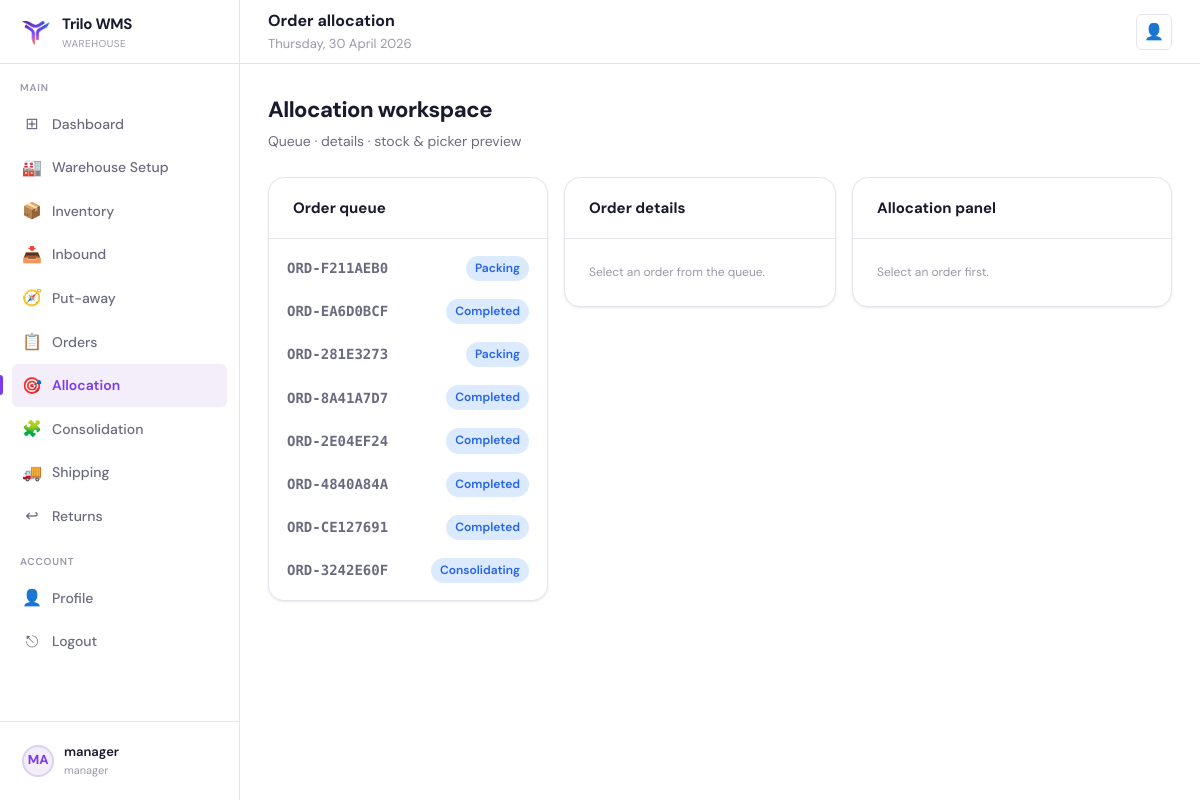
Screenshot of /allocation/ (signed in) with the database file from the repository.
### core/models.py (models this page shows, shortened)
class User(AbstractUser):
    class Role(models.TextChoices):
        ADMIN = "admin", "Admin"
        MANAGER = "manager", "Manager"
        PICKER = "picker", "Picker"
        PUTAWAY = "putaway", "Putaway"
        PACKER = "packer", "Packer"
    role = models.CharField(max_length=20, choices=Role.choices, default=Role.PICKER)
    employee_id = models.CharField(max_length=32, unique=True)
    warehouse = models.CharField(max_length=120, blank=True, null=True)
    assigned_warehouse = models.ForeignKey(
        "Warehouse",
        on_delete=models.SET_NULL,
        null=True,
        blank=True,
        related_name="workers",
    )

class Order(models.Model):
    class Status(models.TextChoices):
        PENDING = "pending", "Pending"
        ALLOCATED = "allocated", "Allocated"
        PICKING = "picking", "Picking"
        CONSOLIDATING = "consolidating", "Consolidating"
        PACKING = "packing", "Packing"
        SHIPPED = "shipped", "Shipped"
        COMPLETED = "completed", "Completed"
        CANCELLED = "cancelled", "Cancelled"
    class AllocationStatus(models.TextChoices):
        NOT_ALLOCATED = "not_allocated", "Not Allocated"
        PARTIALLY_ALLOCATED = "partially_allocated", "Partially Allocated"
        FULLY_ALLOCATED = "fully_allocated", "Fully Allocated"
    order_id = models.CharField(max_length=40, unique=True, db_index=True)
    customer_name = models.CharField(max_length=200)
    customer_phone = models.CharField(max_length=40, blank=True, default="")
    delivery_address = models.TextField(blank=True, default="")
    status = models.CharField(max_length=20, choices=Status.choices, default=Status.PENDING)
    allocation_status = models.CharField(
        max_length=30, choices=AllocationStatus.choices, default=AllocationStatus.NOT_ALLOCATED
    )
    on_hold = models.BooleanField(default=False)
    created_at = models.DateTimeField(auto_now_add=True)

### core/views.py (the view, shortened to what this page needs)
# urls.py: path("allocation/", views.allocation_page, name="allocation"),
@login_required
@role_required("admin", "manager")
def allocation_page(request):
    orders = Order.objects.annotate(items_count=Count("items")).order_by("-created_at")[:100]
    selected_id = request.GET.get("order_id")
    selected = None
    line_rows = []
    return render(
        request,
        "orders/allocation_page.html",
        {
            "orders": orders,
            "selected": selected,
            "line_rows": line_rows,
            "today_str": now_date_str(),
        },
    )

### core/utils.py (called while the page is built)
def now_date_str() -> str:
    return timezone.localdate().strftime("%A, %d %B %Y")

### core/templates/orders/allocation_page.html (shortened to what this page needs)
{% extends "base.html" %}
{% block header_title %}Order allocation{% endblock %}
{% block content %}
  <div class="page-header">
    <div class="page-title">Allocation workspace</div>
    <div class="page-subtitle">Queue · details · stock & picker preview</div>
  </div>
  <div style="display:grid; grid-template-columns: minmax(220px,280px) 1fr minmax(260px,320px); gap:16px; align-items:start">
    <div class="card">
      <div class="card-header"><div class="card-title">Order queue</div></div>
      <div class="card-body" style="padding:8px 0; max-height:70vh; overflow:auto">
        {% for o in orders %}
          <a href="/allocation/?order_id={{ o.id }}" class="nav-item {% if selected and selected.id == o.id %}active{% endif %}" style="border-radius:0; margin:0 8px">
            <span style="font-family:var(--mono); font-weight:700">{{ o.order_id }}</span>
            <span class="badge badge-info" style="margin-left:auto">{{ o.get_status_display }}</span>
          </a>
        {% empty %}
          <p class="muted" style="padding:12px">No orders.</p>
        {% endfor %}
      </div>
    </div>
    <div class="card">
      <div class="card-header"><div class="card-title">Order details</div></div>
      <div class="card-body">
        {% if selected %}
          <p><strong>{{ selected.order_id }}</strong> — {{ selected.customer_name }}</p>
          <p class="muted">{{ selected.delivery_address|truncatewords:30 }}</p>
          <p>
            <span class="badge badge-purple">{{ selected.get_allocation_status_display }}</span>
            {% if selected.on_hold %}<span class="badge badge-warning">On hold</span>{% endif %}
          </p>
          <table style="width:100%; margin-top:12px; border-collapse:collapse; font-size:13px">
            <thead>
              <tr style="border-bottom:1px solid var(--border)">
                <th style="text-align:left; padding:6px 0">SKU</th>
                <th style="text-align:right; padding:6px 0">Need</th>
                <th style="text-align:right; padding:6px 0">Avail</th>
              </tr>
            </thead>
            <tbody>
              {% for row in line_rows %}
                <tr style="border-bottom:1px solid var(--border)">
                  <td style="padding:8px 0; font-family:var(--mono)">{{ row.item.sku.sku_code }}</td>
                  <td style="text-align:right">{{ row.item.quantity }}</td>
                  <td style="text-align:right">
                    <span class="badge {% if row.ok %}badge-success{% else %}badge-danger{% endif %}">{{ row.available }}</span>
                  </td>
                </tr>
              {% endfor %}
            </tbody>
          </table>
        {% else %}
          <p class="muted">Select an order from the queue.</p>
        {% endif %}
      </div>
    </div>
    <div class="card">
      <div class="card-header"><div class="card-title">Allocation panel</div></div>
      <div class="card-body" style="display:flex; flex-direction:column; gap:10px">
        {% if selected %}
          <form method="post" action="/orders/{{ selected.id }}/allocate/">
            {% csrf_token %}
            <input type="hidden" name="next" value="/allocation/?order_id={{ selected.id }}" />
            <button class="btn btn-primary btn-full" type="submit" {% if selected.on_hold %}disabled{% endif %}>Allocate order</button>
          </form>
          <form method="post" action="/orders/{{ selected.id }}/auto-allocate/">
            {% csrf_token %}
            <input type="hidden" name="next" value="/allocation/?order_id={{ selected.id }}" />
            <button class="btn btn-outline btn-full" type="submit" {% if selected.on_hold %}disabled{% endif %}>Auto allocate</button>
          </form>
          <form method="post" action="/orders/{{ selected.id }}/hold/">
            {% csrf_token %}
            <input type="hidden" name="next" value="/allocation/?order_id={{ selected.id }}" />
            <button class="btn btn-ghost btn-full" type="submit">Hold / release</button>
          </form>
          <small class="muted">Pickers are assigned by workload (round-robin). Locations use bin availability.</small>
        {% else %}
          <p class="muted">Select an order first.</p>
        {% endif %}
      </div>
    </div>
  </div>
{% endblock %}

### core/templates/base.html (shortened to what this page needs)
{% load static %}
<!DOCTYPE html>
<html lang="en">
<head>
  <link rel="stylesheet" href="{% static 'css/base.css' %}"/>
</head>
<body class="{% block body_class %}{% endblock %}">
  {% block layout %}
  <div class="layout">
    <aside class="sidebar">
      <div class="sidebar-logo">
        <div class="logo-icon"><img src="{% static 'images/TriloLogo.png' %}" alt="Trilo WMS" width="32" height="32" /></div>
        <div>
          <div class="logo-text">Trilo WMS</div>
          <div class="logo-sub">Warehouse</div>
        </div>
      </div>
      <nav class="sidebar-nav">
        <div class="nav-section-label">Main</div>
        <a class="nav-item {% if request.path == '/dashboard/' %}active{% endif %}" href="/dashboard/">
          <span class="nav-icon">⊞</span> Dashboard
        </a>
        {% if request.user.role == 'manager' %}
          <a class="nav-item {% if request.path|slice:":11" == '/warehouse/' %}active{% endif %}" href="/warehouse/">
            <span class="nav-icon">🏭</span> Warehouse Setup
          </a>
          <a class="nav-item {% if request.path|slice:":11" == '/inventory/' %}active{% endif %}" href="/inventory/">
            <span class="nav-icon">📦</span> Inventory
          </a>
          <a class="nav-item {% if request.path|slice:":9" == '/inbound/' %}active{% endif %}" href="/inbound/">
            <span class="nav-icon">📥</span> Inbound
          </a>
          <a class="nav-item {% if request.path|slice:":18" == '/inbound/putaway/' %}active{% endif %}" href="/inbound/putaway/tasks/">
            <span class="nav-icon">🧭</span> Put-away
          </a>
          <a class="nav-item {% if request.path|slice:":8" == '/orders/' %}active{% endif %}" href="/orders/">
            <span class="nav-icon">📋</span> Orders
          </a>
          <a class="nav-item {% if request.path|slice:":12" == '/allocation/' %}active{% endif %}" href="/allocation/">
            <span class="nav-icon">🎯</span> Allocation
          </a>
          <a class="nav-item {% if request.path|slice:":15" == '/consolidation/' %}active{% endif %}" href="/consolidation/">
            <span class="nav-icon">🧩</span> Consolidation
          </a>
          <a class="nav-item {% if request.path|slice:":10" == '/shipping/' %}active{% endif %}" href="/shipping/">
            <span class="nav-icon">🚚</span> Shipping
          </a>
          <a class="nav-item {% if request.path|slice:":9" == '/returns/' %}active{% endif %}" href="/returns/">
            <span class="nav-icon">↩</span> Returns
          </a>
        {% endif %}
        <div class="nav-section-label">Account</div>
        <a class="nav-item {% if request.path == '/profile/' %}active{% endif %}" href="/profile/">
          <span class="nav-icon">👤</span> Profile
        </a>
        <a class="nav-item" href="/logout/"><span class="nav-icon">⎋</span> Logout</a>
      </nav>
      <div class="sidebar-footer">
        <a class="sidebar-user" href="/profile/">
          <div class="user-avatar">{{ request.user.get_full_name|default:request.user.username|slice:":2"|upper }}</div>
          <div class="user-info">
            <div class="user-name">{{ request.user.get_full_name|default:request.user.username }}</div>
            <div class="user-role">{{ request.user.role|default:"" }}</div>
          </div>
        </a>
      </div>
    </aside>
    <header class="header">
      <div style="flex:1">
        <div class="header-title">{% block header_title %}Dashboard{% endblock %}</div>
        <div class="header-breadcrumb">{% block header_subtitle %}{{ today_str }}{% endblock %}</div>
      </div>
      <div class="header-actions">
        <a class="header-btn" href="/profile/" title="Profile">👤</a>
      </div>
    </header>
    <main class="main">
      {% block content %}{% endblock %}
    </main>
  </div>
  {% endblock %}
</body>
</html>

### rows the page displays
User: user.get_full_name "MA", user.get_full_name "manager", user.role "manager"
Order: order_id "ORD-F211AEB0", status "Packing"
Order: order_id "ORD-EA6D0BCF", status "Completed"
Order: order_id "ORD-281E3273", status "Packing"
Order: order_id "ORD-8A41A7D7", status "Completed"
Order: order_id "ORD-2E04EF24", status "Completed"
Order: order_id "ORD-4840A84A", status "Completed"
Order: order_id "ORD-CE127691", status "Completed"
Order: order_id "ORD-3242E60F", status "Consolidating"

### other values shown
{{ today_str }} "Thursday, 30 April 2026"
